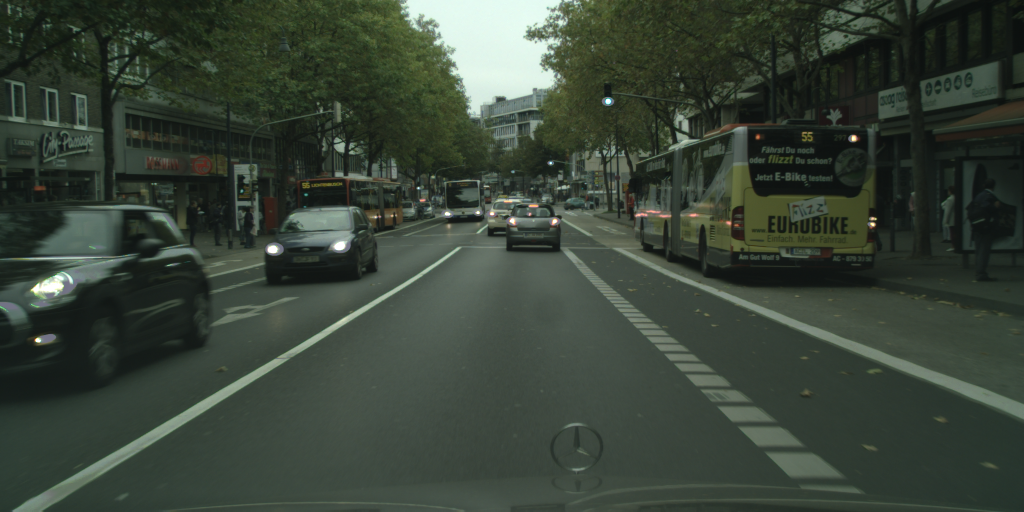
#> input picture part02/my_solution/image/aachen_000012_000019_leftImg8bit.png, 2048 x 1024 px (shown at 1/2 size)
$ python testp01.py
#> lines starting #> are read from the running program, lines starting #| are printed output that depends on the picture; after the words box and inside, x2 and y2 are one past the last pixel; in counts of white or black regions, pixels touching at a corner belong together
### part02/my_solution/tfl_detection.py
try:
    print("Elementary imports: ")
    import os
    import json
    import glob
    import argparse
    import cv2
    import math
    from imutils import contours
    from skimage import measure
    import imutils
    from skimage.exposure import rescale_intensity
    import scipy.stats as st
    from skimage.feature import peak_local_max

    print("numpy/scipy imports:")
    import numpy as np
    from scipy import signal as sg
    import scipy.ndimage as ndimage
    from scipy.ndimage.filters import maximum_filter

    print("PIL imports:")
    from PIL import Image

    print("matplotlib imports:")
    import matplotlib.pyplot as plt
except ImportError:
    print("Need to fix the installation")
    raise


def get_dist(point1, point2):
    dx = math.pow(point1[0] - point2[0], 2)
    dy = math.pow(point1[1] - point2[1], 2)
    return math.sqrt(dx + dy)


# [20 lines left out: functions compare_red_points, compare_green_points, not called in this run]


def get_cluster(points, threshold, comp_func, image):
    processed_points = {}
    for pair in points:
        pair = tuple(pair)
        for point in processed_points:
            dist = get_dist(point, pair)
            if dist < threshold:
                del processed_points[point]
                new_point = comp_func(image, point, pair)
                processed_points[new_point] = new_point
                break
        else:
            processed_points[pair] = pair
    return processed_points


def find_tfl_lights(image: np.ndarray, **kwargs):
    """
    Detect candidates for TFL lights. Use c_image, kwargs and you imagination to implement
    :param c_image: The image itself as np.uint8, shape of (H, W, 3)
    :param kwargs: Whatever config you want to pass in here
    :return: 4-tuple of x_red, y_red, x_green, y_green
    """
    kernel = np.array((
        [0, 0, 0, 0, 0],
        [0, 1, 1, 1, 0],
        [0, 1, 3, 1, 0],
        [0, 1, 1, 1, 0],
        [0, 0, 0, 0, 0]))

    kernel = kernel - kernel.mean()

    # find red points
    image_copy = image.copy()
    red_image = image_copy[:, :, 0]
    ret, red_image = cv2.threshold(red_image, 200, 255, cv2.THRESH_BINARY)
    out = cv2.filter2D(red_image, -1, kernel)
    out = ndimage.maximum_filter(out, size=1, mode='constant')

    red_points = peak_local_max(out, min_distance=20)

    red_points = get_cluster(red_points, 20, compare_red_points, image)

    red_x, red_y = [], []
    for point in red_points:
        curr_RGB = image[point[0], point[1]]
        if (curr_RGB[1] < 170 or curr_RGB[2] < 120) and curr_RGB[0] >= 200:
            red_x.append(point[1])
            red_y.append(point[0])

    # find green points
    image_copy = image.copy()
    green_image = image_copy[:, :, 1]
    ret, green_image = cv2.threshold(green_image, 220, 255, cv2.THRESH_BINARY)
    out = cv2.filter2D(green_image, -1, kernel)
    out = ndimage.maximum_filter(out, size=1, mode='constant')

    green = peak_local_max(out, min_distance=20)
    green_points = get_cluster(green, 20, compare_green_points, image)

    green_x, green_y = [], []
    for point in green_points:
        curr_RGB = image[point[0], point[1]]
        if curr_RGB[0] <= 180 and curr_RGB[1] >= 220 and curr_RGB[2] >= 160:
            green_x.append(point[1])
            green_y.append(point[0])

    return red_x, red_y, green_x, green_y


def show_image_and_gt(image, objs, fig_num=None):
    plt.figure(fig_num).clf()
    plt.imshow(image)
    labels = set()
    if objs is not None:
        for o in objs:
            poly = np.array(o['polygon'])[list(np.arange(len(o['polygon']))) + [0]]
            print(type(poly))
            plt.plot(poly[:, 0], poly[:, 1], 'r', label=o['label'])
            labels.add(o['label'])
            print(poly[:, 0])
            print( poly[:, 1])
        if len(labels) > 1:
            plt.legend()


def test_find_tfl_lights2(image_path, json_path=None, fig_num=None):
    """
    Run the attention code
    """
#> called with fig_num = 1
    image = np.array(Image.open(image_path))
#> image is the input picture: shape (1024, 2048, 3); mean R, G, B 56.7, 67.3, 55.9
    image = image.astype(np.uint8)
    if json_path is None:
        objects = None
    else:
        gt_data = json.load(open(json_path))
#> (reads part02/my_solution/json/aachen_000012_000019_gtFine_polygons.json from the repository)
        what = ['traffic light']
        objects = [o for o in gt_data['objects'] if o['label'] in what]
        print(objects)
    show_image_and_gt(image, objects, fig_num)

    red_x, red_y, green_x, green_y = find_tfl_lights(image, some_threshold=42)
#> in find_tfl_lights, `red_image = image_copy[:, :, 0]`:
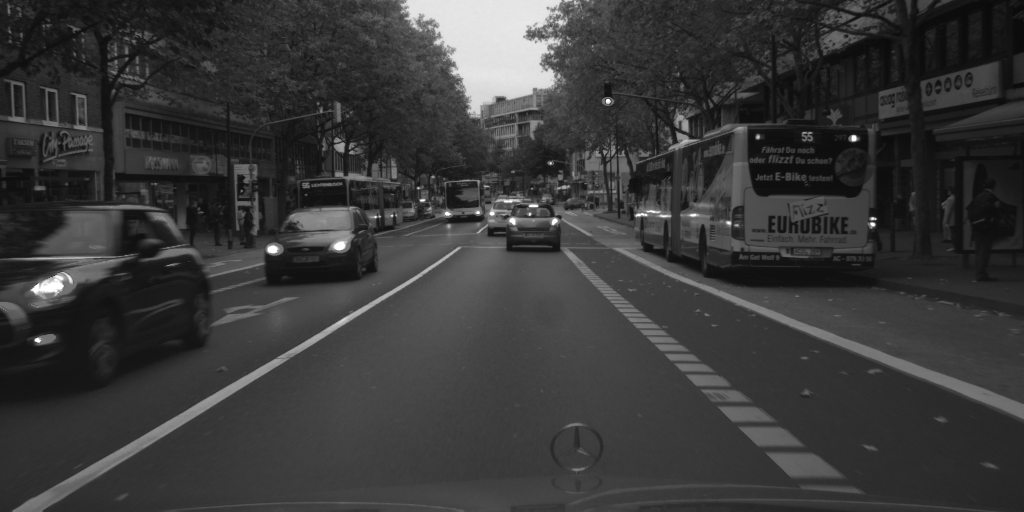
#> red_image: shape (1024, 2048) (shown at 1/2 size); min 0, max 255, mean 56.7
#> in find_tfl_lights, `ret, red_image = cv2.threshold(red_image, 200, 255, cv2.THRESH_BINARY)`:
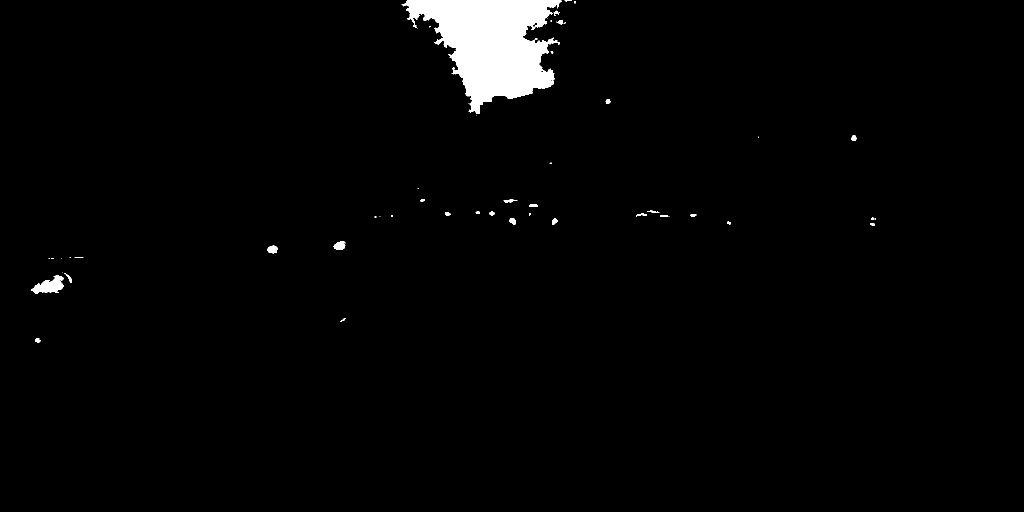
#> red_image: shape (1024, 2048) (shown at 1/2 size); 2.1% white; 55 white regions (27 under 20 px), largest, box (x1, y1, x2, y2) and area: (803, 0, 1123, 228) 39751, (62, 550, 128, 588) 1313, (667, 483, 691, 500) 306
#> in find_tfl_lights, `out = cv2.filter2D(red_image, -1, kernel)`:
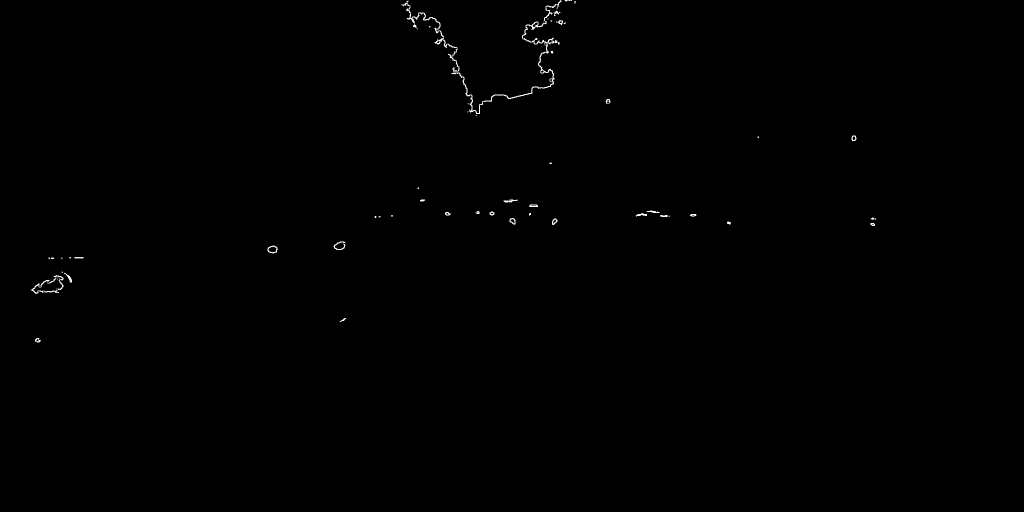
#> out: shape (1024, 2048) (shown at 1/2 size); min 0, max 255, mean 0.6
#> in find_tfl_lights, `red_points = peak_local_max(out, min_distance=20)`: red_points = 68 pairs, first value 20 to 676, second value 71 to 1744
#> the loop in get_cluster, `for pair in points:` made 68 passes
#> pair on passes 1, 28, 29, 30, 31, 32, 33, 34, 35, 36, 37, 38: (20, 812), [189, 1047], [190, 1010], [193, 944], [198, 1214], [202, 966], [213, 944], [271, 1705], [273, 1516], [325, 1100], [375, 836], [399, 842]
#> pair on passes 2 to 7: (20, 1096), (24, 1118), (25, 838), (34, 861), (40, 1088), (44, 1113)
#> the loop in find_tfl_lights, `for point in red_points:` made 68 passes
#> point on passes 1 to 12: (20, 812), (20, 1096), (24, 1118), (25, 838), (34, 861), (40, 1088), (44, 1113), (45, 827), (46, 1068), (54, 859), (54, 879), (66, 1050)
#> in find_tfl_lights, `green_image = image_copy[:, :, 1]`:
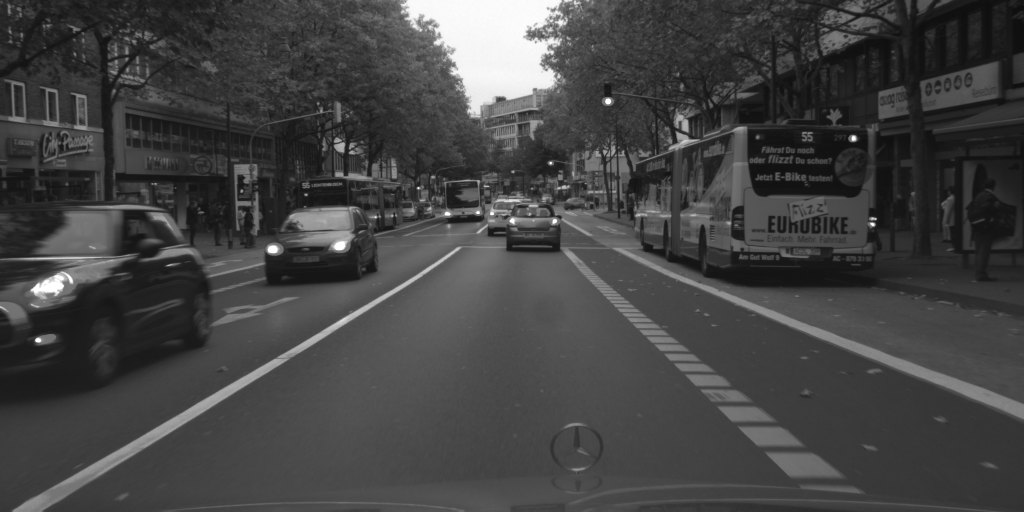
#> green_image: shape (1024, 2048) (shown at 1/2 size); min 14, max 255, mean 67.3
#> in find_tfl_lights, `ret, green_image = cv2.threshold(green_image, 220, 255, cv2.THRESH_BIN..`:
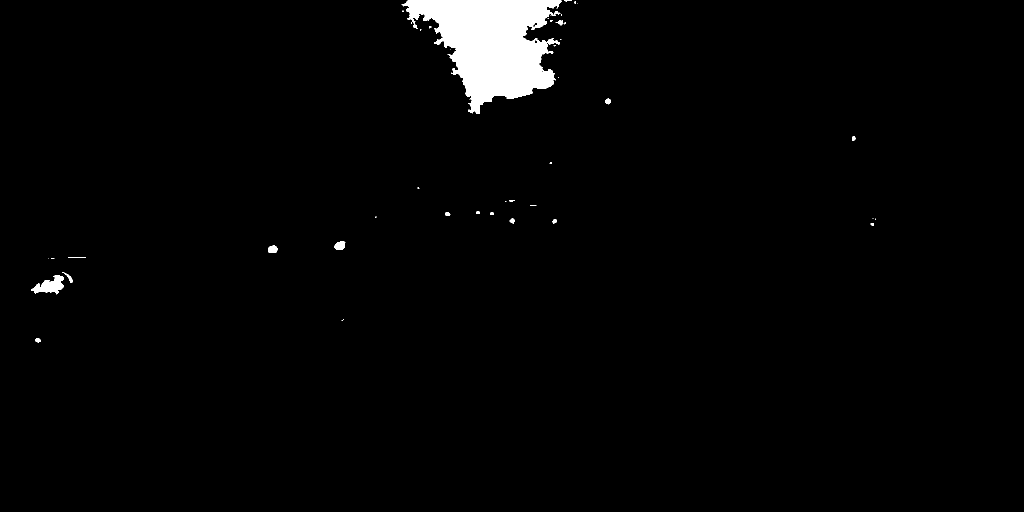
#> green_image: shape (1024, 2048) (shown at 1/2 size); 2% white; 45 white regions (27 under 20 px), largest, box (x1, y1, x2, y2) and area: (803, 0, 1123, 228) 40191, (62, 550, 128, 589) 1301, (668, 483, 691, 500) 299
#> the loop in get_cluster (call 2), `for pair in points:` made 61 passes
#> pair on passes 1 to 12: [20, 812], [20, 1096], [25, 1119], [26, 837], [35, 860], [40, 1088], [45, 1114], [46, 822], [46, 1068], [48, 880], [55, 859], [66, 1050]
#> the loop in find_tfl_lights, `for point in green_points:` made 61 passes

    plt.plot(red_x, red_y, '+', color='r', markersize=10)
    plt.plot(green_x, green_y, '.', color='g', markersize=10)
    plt.show()
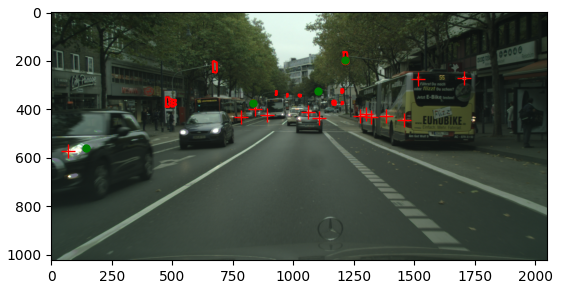
#> figure drawn by matplotlib, 1 panel


# [3 lines that do not run on import are left out]

### part02/my_solution/testp01.py

from tfl_detection import test_find_tfl_lights2


if __name__ == "__main__":
    test_find_tfl_lights2("image/aachen_000012_000019_leftImg8bit.png",
    "json/aachen_000012_000019_gtFine_polygons.json", 1)
